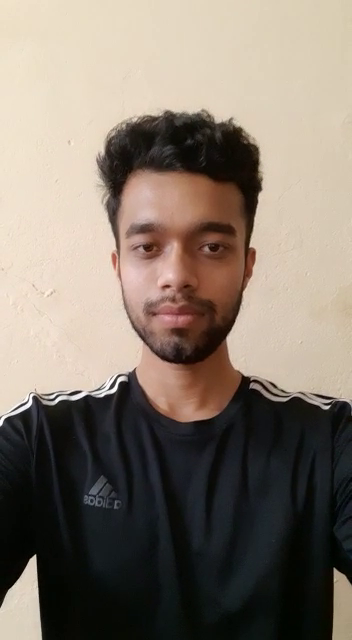
#> input picture frame 34 of dataset/DE19169.mp4, 352 x 640 px, given in place of DE19171.mp4, which was not available
$ python main.py
#> lines starting #> are read from the running program, lines starting #| are printed output that depends on the picture; after the words box and inside, x2 and y2 are one past the last pixel; in counts of white or black regions, pixels touching at a corner belong together; pictures that were not available may be replaced by others from this repository, and a replacement may not be noted
### models/face_cropper.py
import cv2

# [34 lines left out: function play_video, not called in this run]

def display_face(model_weights_path: str, video_file_path: str):
#> called with model_weights_path = 'haarcascade_frontalface_default.xml', video_file_path = 'dataset/DE19171.mp4'
  face_cascade = cv2.CascadeClassifier(cv2.data.haarcascades + model_weights_path)

  # Capture video from video file
  cap = cv2.VideoCapture(video_file_path)

  # Check if camera opened successfully
  if (cap.isOpened()== False):
    print("Error opening video stream or file")

  while (cap.isOpened()):
    # Read the frame
    ret, frame = cap.read()
#> frame is the input picture: shape (640, 352, 3); mean B, G, R 109.4, 121.1, 132.6

    if ret == True:
      # Convert to grayscale
      frame = cv2.cvtColor(frame, cv2.COLOR_BGR2GRAY)
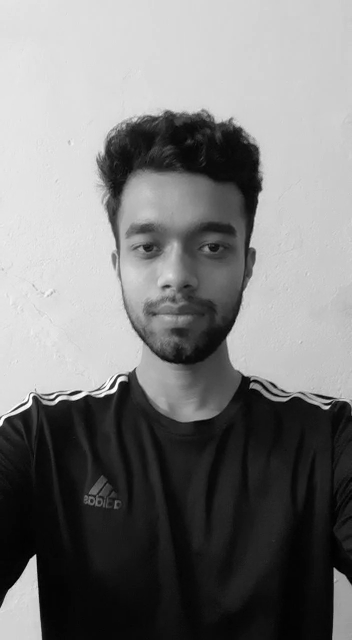
#> frame: shape (640, 352); min 0, max 255, mean 123.1

      # Detect the faces
      faces = face_cascade.detectMultiScale(frame, 1.1, 4)
#> faces = [[89, 174, 181, 181], [37, 60, 265, 265]]

      # Draw rectangle around each face
      for(x, y, w, h) in faces:
        cv2.rectangle(frame, (x, y), (x+w, y+h), (255, 0, 0), 2)
#> this loop made 2 passes
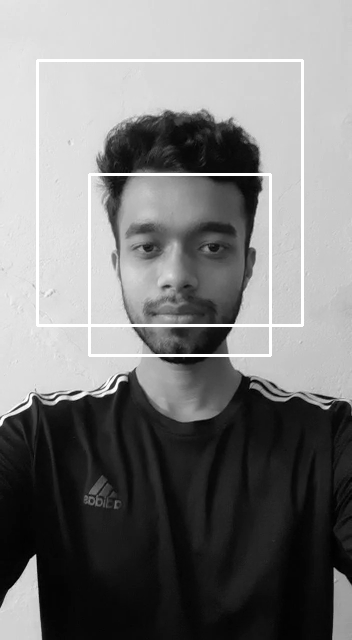
#> frame: shape (640, 352); 2.36% of pixels changed, all inside (x1, y1, x2, y2) = (36, 59, 304, 357)

      # Display
      cv2.imshow("Frame", frame)

      # Press Q on keyboard to  exit
      if cv2.waitKey(25) & 0xFF == ord('q'):
#> (key q is pressed here)
        break

    else:
      break


  cap.release()
  cv2.destroyAllWindows()

### main.py
import cv2
from models import face_cropper

def main():

  weight_path_file = "haarcascade_frontalface_default.xml"
  manas_file = "dataset/DE19169.mp4"
  arinjay_file = "dataset/DE19170.mp4"
  antriksh_file = "dataset/DE19171.mp4"

  face_cropper.display_face(weight_path_file, video_file_path=antriksh_file)
  # face_cropper.play_video(video_path_file)
if __name__ == '__main__':
  main()

$ run again, starting later in the video
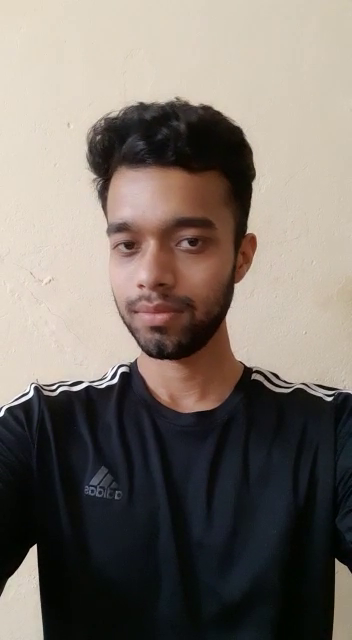
#> input picture frame 154 of dataset/DE19169.mp4, 352 x 640 px, given in place of DE19171.mp4, which was not available
#> in display_face, frame is the input picture: shape (640, 352, 3); mean B, G, R 106.5, 114.1, 122.8
#> in display_face, `frame = cv2.cvtColor(frame, cv2.COLOR_BGR2GRAY)`:
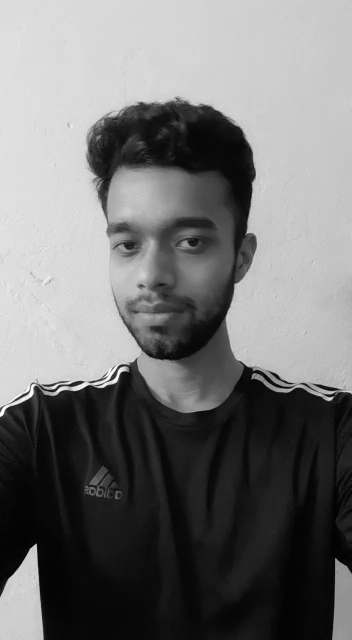
#> frame: shape (640, 352); min 0, max 255, mean 115.8
#> faces = [[75, 174, 170, 170]]
#> the loop in display_face, `for(x, y, w, h) in faces:` made 1 pass
#> after the loop in display_face, `for(x, y, w, h) in faces:`:
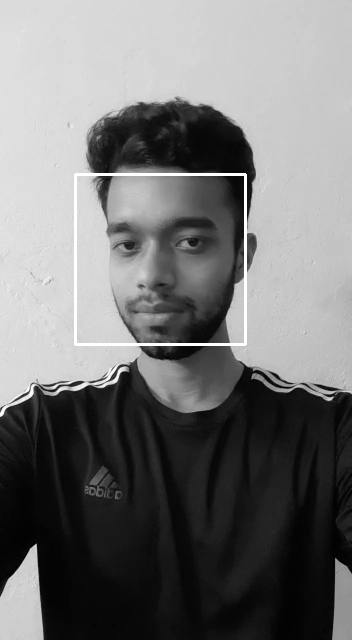
#> frame: shape (640, 352); 0.9% of pixels changed, all inside (x1, y1, x2, y2) = (74, 173, 247, 346)

$ run again, starting later in the video
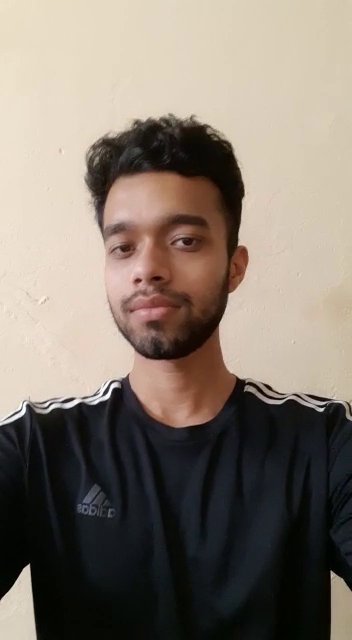
#> input picture frame 274 of dataset/DE19169.mp4, 352 x 640 px, given in place of DE19171.mp4, which was not available
#> in display_face, frame is the input picture: shape (640, 352, 3); mean B, G, R 110.5, 121.2, 132.2
#> in display_face, `frame = cv2.cvtColor(frame, cv2.COLOR_BGR2GRAY)`:
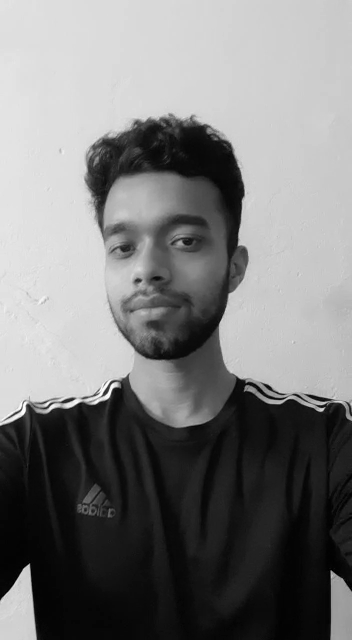
#> frame: shape (640, 352); min 0, max 255, mean 123.1
#> faces = [[73, 177, 161, 161]]
#> the loop in display_face, `for(x, y, w, h) in faces:` made 1 pass
#> after the loop in display_face, `for(x, y, w, h) in faces:`:
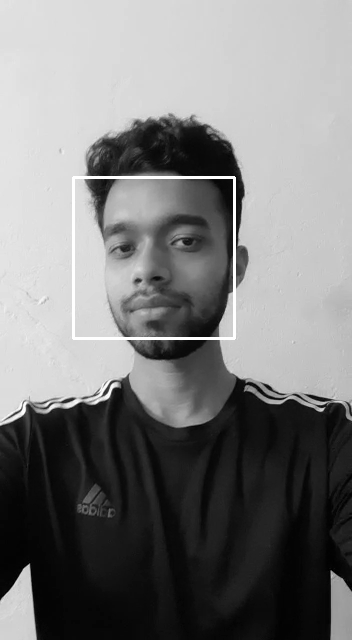
#> frame: shape (640, 352); 0.86% of pixels changed, all inside (x1, y1, x2, y2) = (72, 176, 236, 340)
